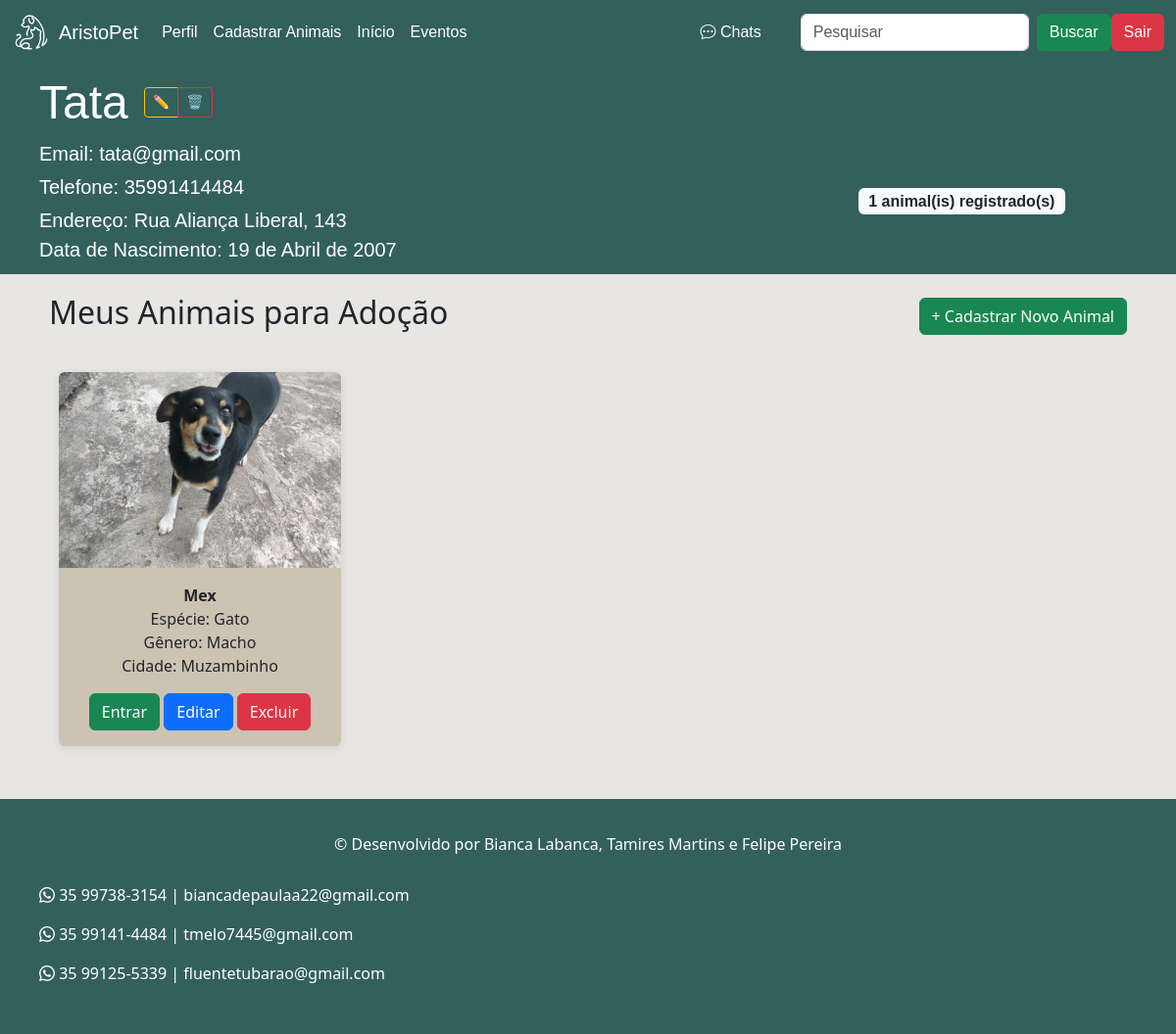
The app's page /perfil/ (signed in) with its own data.
### app/models.py (models this page shows, shortened)
class Pessoa(models.Model):
    nome = models.CharField(max_length=100, verbose_name="Nome Completo")
    data_nasc = models.DateField(verbose_name="Data de nascimento", null=True, blank=True)
    endereco = models.CharField(max_length=200, verbose_name="Endereço")
    email = models.EmailField(unique=True, verbose_name="Email")
    senha = models.CharField(max_length=128, verbose_name="Senha")
    telefone = models.CharField(max_length=15, verbose_name="Telefone")
    imagem = models.ImageField(upload_to='animais/', blank=True, null=True, verbose_name="Foto de Perfil")
    class Meta:
        verbose_name = "Pessoa"
        verbose_name_plural = "Pessoas"

class Animal(models.Model):
    nome = models.CharField(max_length=100, verbose_name="Nome do Animal")
    especie = models.CharField(max_length=50, verbose_name="Espécie")
    genero = models.CharField(max_length=50, verbose_name="Gênero")
    cidade = models.CharField(max_length=100, verbose_name="Cidade")
    doador = models.ForeignKey(Pessoa, on_delete=models.CASCADE, verbose_name="Doador")
    descricao = models.TextField(blank=True, null=True)
    imagem = models.ImageField(upload_to='animais/', blank=True, null=True)
    class Meta:
        verbose_name = "Animal"
        verbose_name_plural = "Animais"

### app/views.py (the view)
# urls.py: path('perfil/', perfil_usuario, name='perfil'),
def perfil_usuario(request):
    pessoa_id = request.session.get('pessoa_id')
    if not pessoa_id:
        messages.error(request, 'Você precisa estar logado para acessar o perfil.')
        return redirect('login')
    pessoa = get_object_or_404(Pessoa, id=pessoa_id)
    animais_usuario = Animal.objects.filter(doador=pessoa)
    context = {
        'pessoa': pessoa,
        'animais': animais_usuario
    }
    return render(request, 'perfil.html', context)

### app/templates/perfil.html (shortened to what this page needs)
{% load static %}
<!DOCTYPE html>
<html lang="pt-br">
<head>
    <link href="https://cdn.jsdelivr.net/npm/bootstrap@5.3.7/dist/css/bootstrap.min.css" rel="stylesheet">
</head>
<body>
    {% include 'partials/header.html' %}
    <div class="perfil-header">
        <div class="container">
            <div class="row align-items-center">
                <div class="d-flex align-items-center mb-2">
                    <h1 class="display-5 me-3 mb-0">{{ pessoa.nome }}</h1>
                    <div class="btn-group">
                        <a href="{% url 'editar_perfil' %}" class="btn btn-outline-warning btn-sm"
                           title="Editar Perfil" data-bs-toggle="tooltip">
                            ✏️
                        </a>
                        <a href="{% url 'excluir_perfil' %}" class="btn btn-outline-danger btn-sm"
                           title="Excluir Conta" data-bs-toggle="tooltip">
                            🗑️
                        </a>
                    </div>
                </div>
                <div class="col-md-8">
                    <p class="lead mb-1"><strong>Email:</strong> {{ pessoa.email }}</p>
                    <p class="lead mb-1"><strong>Telefone:</strong> {{ pessoa.telefone }}</p>
                    <p class="lead mb-0"><strong>Endereço:</strong> {{ pessoa.endereco }}</p>
                    <p class="lead mb-0"><strong>Data de Nascimento:</strong> {{ pessoa.data_nasc }}</p>
                </div>
                <div class="col-md-4 text-center">
                    <span class="badge bg-light text-dark fs-6">{{ animais|length }} animal(is) registrado(s)</span>
                </div>
            </div>
        </div>
    </div>
    <div class="container">
        <div class="container text-center">
            <div class="d-flex justify-content-between align-items-center mb-4">
                <h2>Meus Animais para Adoção</h2>
                <a href="{% url 'cadastraranimal' %}" class="btn btn-success">
                    + Cadastrar Novo Animal
                </a>
            </div>
            {% if animais %}
            <div class="container text-center">
                <div class="row gx-5">
                    {% for animal in animais %}
                    <div class="col mb-4">
                        <div class="card animal-card" style="width: 18rem; overflow: hidden;">
                            <div class="img-container">
                                {% if animal.imagem %}
                                <img src="{{ animal.imagem.url }}" class="card-img-top animal-image" alt="{{ animal.nome }}">
                                {% else %}
                                <img src="https://via.placeholder.com/286x200.png?text=Sem+Imagem" class="card-img-top animal-image" alt="Sem imagem disponível">
                                {% endif %}
                            </div>
                            <div class="card-body">
                                <p class="card-text">
                                    <strong>{{ animal.nome }}</strong><br>
                                    Espécie: {{ animal.especie }} <br>
                                    Gênero: {{ animal.genero }} <br>
                                    Cidade: {{ animal.cidade }}
                                </p>
                                <diV>
                                    <a href="{% url 'detalheanimal' animal.pk %}" class="btn btn-success">Entrar</a>
                                    {% if request.session.pessoa_id == animal.doador.id %}
                                        <a href="{% url 'editaranimal' animal.pk %}" class="btn btn-primary">Editar</a>
                                        <a href="{% url 'deletaranimal' animal.pk %}" class="btn btn-danger">Excluir</a>
                                    {% endif %}
                                </div>
                            </div>
                        </div>
                    </div>
                    {% empty %}
                    <p>Nenhum animal cadastrado ainda.</p>
                    {% endfor %}
                </div>
            </div>
            {% endif %}
        </div>
    </div>
    {% include 'partials/footer.html' %}
</body>
</html>

### app/templates/partials/footer.html (style rules this page uses)
html, body { height: 100%; margin: 0; display: flex; flex-direction: column; }
.container { padding: 10px; }

### records on screen
Pessoa: nome "Tata", email "tata@gmail.com", telefone "35991414484", endereco "Rua Aliança Liberal, 143", data_nasc "19 de Abril de 2007"
Animal: imagem (picture), nome "Mex", especie "Gato", genero "Macho", cidade "Muzambinho", shows "Editar"

### other values on screen
{{ animais|length }} "1"
